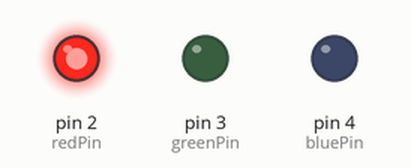
This sketch was run on a simulated Arduino Uno, built with avr-gcc and run on an emulated ATmega328P. Shown: output pins drawn as LEDs (lit = HIGH).

Above: at 0.2 s.
At 1.0 s:
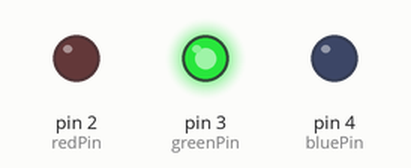
At 6.0 s:
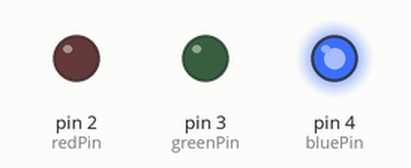
Timing chart, 0 to 8.1 s (numbered marks = the images above):
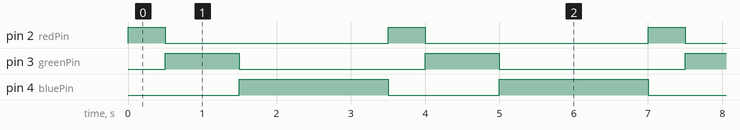

The sketch:

test1.ino
```cpp
const int redPin = 2;
const int greenPin = 3;
const int bluePin = 4;

void setup() {
  // put your setup code here, to run once:
  pinMode(redPin, OUTPUT);
  pinMode(greenPin, OUTPUT);
  pinMode(bluePin, OUTPUT);

}

void loop() {
  // put your main code here, to run repeatedly:
  setColor(255, 0, 0);
  delay(500);

  setColor(0, 255, 0);
  delay(1000);

  setColor(0, 0, 255);
  delay(2000);
}

void setColor(int redValue, int greenValue, int blueValue){
  analogWrite(redPin, redValue);
  analogWrite(greenPin, greenValue);
  analogWrite(bluePin, blueValue);
}
```

Measured:
- by itself, pin 2 (redPin): alternates HIGH for 0.50 s and LOW for 3.0 s
- by itself, pin 3 (greenPin): alternates HIGH for 1.0 s and LOW for 2.5 s
- by itself, pin 4 (bluePin): alternates HIGH for 2.0 s and LOW for 1.5 s
